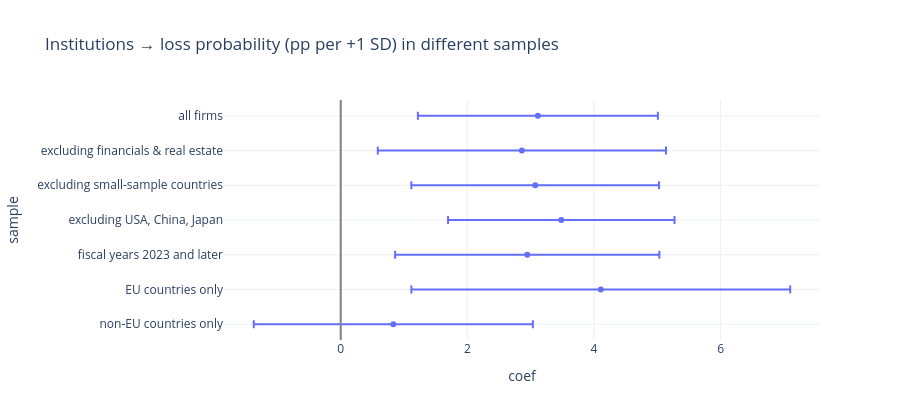

Notebook code for this chart:
### Markdown cell above
## 4 · Robustness
The primary test again, in seven samples (wild bootstrap with 499 draws each), plus a variant that also controls for the development index.

### Code cell
rob, rob_share = robustness("inst_z", "loss_pp", -1)
fig = px.scatter(rob.reset_index(), x="coef", y="sample", error_x=rob.ci_high - rob.coef, error_x_minus=rob.coef - rob.ci_low,
                 title="Institutions → loss probability (pp per +1 SD) in different samples")
fig.add_vline(x=0, line_color="grey"); fig.update_layout(height=420, yaxis_autorange="reversed"); fig.show()
extra = wild_cluster("inst_z", fy, outcome="loss_pp", extra="dev_z", B=499)
print(f"Expected sign (negative) in {rob_share:.0%} of samples. Also controlling for the development index: {extra['coef']:+.2f} pp (p wild = {extra['p_wild']:.3f}).")
rob

### Figure 1 — Plotly figure (JSON) as saved in the notebook; plotly's stock layout.template omitted (floating-point values rounded to 4 significant figures)
{"data": [{"error_x": {"array": [1.895, 2.276, 1.956, 1.788, 2.087, 2.991, 2.204], "arrayminus": [1.895, 2.276, 1.956, 1.788, 2.087, 2.991, 2.204]}, "hovertemplate": "coef=%{x}<br>sample=%{y}<extra></extra>", "legendgroup": "", "marker": {"color": "#636efa", "symbol": "circle"}, "mode": "markers", "name": "", "orientation": "h", "showlegend": false, "type": "scatter", "x": [3.114, 2.861, 3.072, 3.483, 2.946, 4.108, 0.831], "xaxis": "x", "y": ["all firms", "excluding financials & real estate", "excluding small-sample countries", "excluding USA, China, Japan", "fiscal years 2023 and later", "EU countries only", "non-EU countries only"], "yaxis": "y"}], "layout": {"height": 420, "legend": {"tracegroupgap": 0}, "shapes": [{"line": {"color": "grey"}, "type": "line", "x0": 0, "x1": 0, "xref": "x", "y0": 0, "y1": 1, "yref": "y domain"}], "title": {"text": "Institutions → loss probability (pp per +1 SD) in different samples"}, "xaxis": {"anchor": "y", "domain": [0, 1], "title": {"text": "coef"}}, "yaxis": {"anchor": "x", "autorange": "reversed", "domain": [0, 1], "title": {"text": "sample"}}}}
